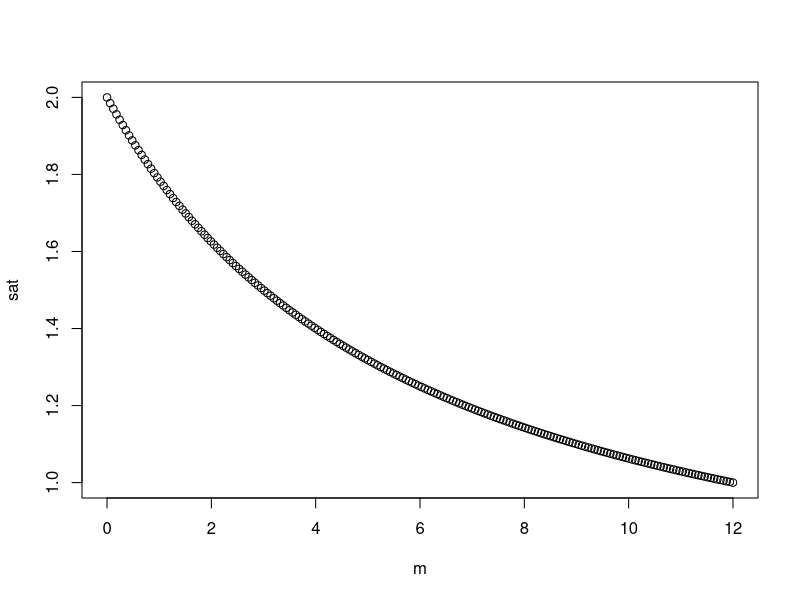
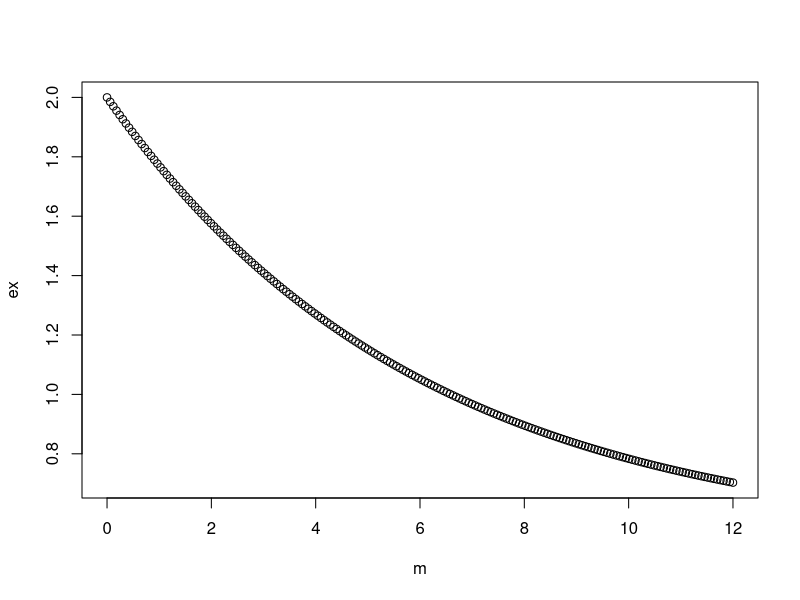
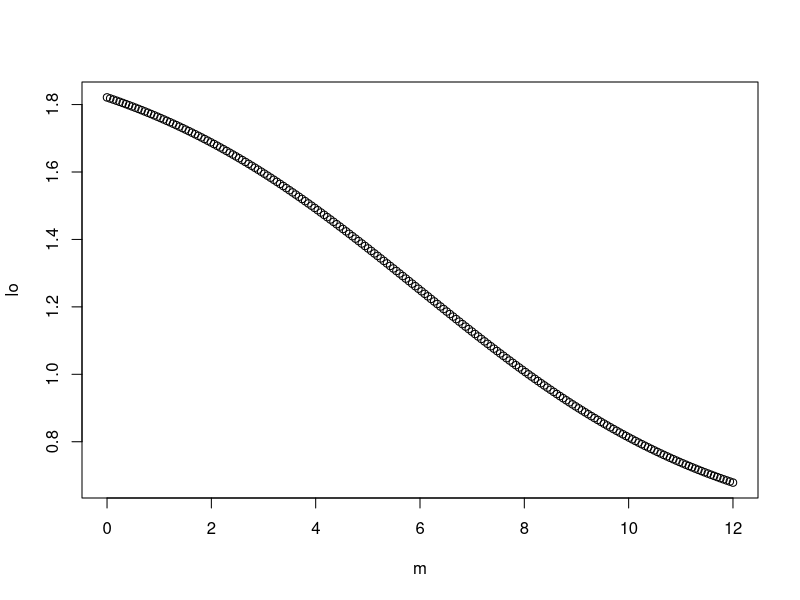

Source code (R) for these figures, in order:
## What are good curve shapes for bridging?

m <- seq(0, 12, length.out=200)

## Saturating (attains start point)
S <- 2
F <- 0.5
h <- 6
sat <- (F-S)*m/(h+m) + S
plot(m, sat)

## Exponential (attains start point)
C <- 6
x <- exp(-m/C)
ex <- x*S + (1-x)*F
plot(m, ex)

## Logistic (attains nothing)
z <- 6
X <- 3
l <- plogis((m-z)/X)
lo <- (1-l)*S + l*F
plot(m, lo)

